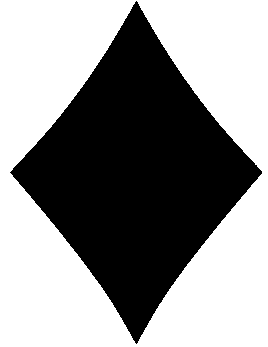
%> input picture Hu/template/diamond_flipped.png, 268 x 347 px
$ octave extract_template_hu.m   (GNU Octave 9; MATLAB toolbox functions it lacks are replaced by stand-ins)
%> lines starting %> are read from the running program, lines starting %| are printed output that depends on the picture; in (x1, y1, x2, y2) boxes, pixels count from 0 and x2, y2 are one past the last pixel; in counts of white or black regions, pixels touching at a corner belong together; the program's own positions count from 1
clear;
close all;

img_path = 'diamond_flipped.png';                      % 输入图像路径
[~, base, ~] = fileparts(img_path);              % 文件名（无扩展名）

img_rgb = imread(img_path);                      % 读取图像
%> img_rgb is the input picture: size 347x268x3 uint8; 57.3% white; 1 black region, box (x1, y1, x2, y2) and area: (10, 1, 262, 344) 39685

%% extractROI
gray  = rgb2gray(img_rgb);
blur  = imgaussfilt(gray, 1);
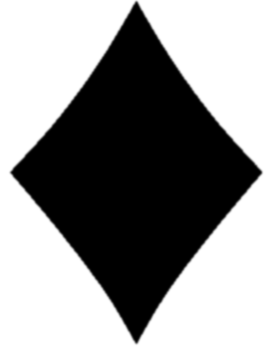
%> blur: size 347x268 uint8; min 0, max 255, mean 146.2
bin   = ~imbinarize(blur, 150/255);              % 白前景黑背景
%> bin: size 347x268 logical; 42.8% white; 1 white region
clean = bwareaopen(bin, 300);                    % 移除小区域

figure; imshow(clean); title('Binary Clean Mask');

stats = regionprops(clean, 'BoundingBox', 'Area', 'Image');
%> stats = 1 region; box (x1, y1, x2, y2) and Area: (10, 1, 262, 344) 39821
valid_stats = stats([stats.Area] > 100);
%> valid_stats has the same summary as stats
fprintf('Detected %d candidate ROIs\n', numel(valid_stats));
%| Detected 1 candidate ROIs

%% Save each ROI's Hu moments as a separate file
output_dir = 'D:\OneDrive - Rose-Hulman Institute of Technology\Rose-Hulman\course\CSSE\CSSE463\final project\try\template';                       % 输出目录
if ~exist(output_dir, 'dir')
    mkdir(output_dir);
end

for k = 1:numel(valid_stats)
    roi = valid_stats(k).Image;                  % 获取 ROI 的二值图

    figure; imshow(roi); title(sprintf('ROI %d - Binary Region', k));

    hu = computeHuMoments(roi);                  % 计算 Hu moments
    fprintf('ROI %d Hu Moments:\n', k); disp(hu);

    % 构造保存路径：<图像名>_ROI_01_hu.mat
    save_name = sprintf('%s_ROI_%02d_hu.mat', base, k);
    save(fullfile(output_dir, save_name), 'hu'); % 仅保存 hu 一个变量
end
%> this loop made 1 pass
%> (h in computeHuMoments, w in computeHuMoments, m00 in computeHuMoments, xc in computeHuMoments, yc in computeHuMoments, n20 in computeHuMoments, n02 in computeHuMoments, n11 in computeHuMoments) on pass 1: (343, 252, 39821, 126.8, 172.6, 0.0632, 0.115, -4.64e-07)
%| ROI 1 Hu Moments:
%|  Columns 1 through 6:
%|    1.7767e-01   2.6374e-03   1.4701e-06   2.1018e-07   1.1682e-13   1.0793e-08
%|  Column 7:
%|    1.4314e-15
%> pass 1, `roi = valid_stats(k).Image;`:
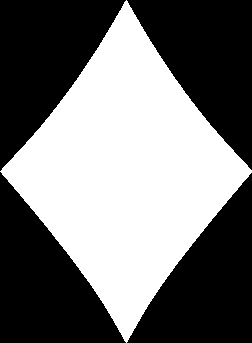
%> roi: size 343x252 logical; 46.1% white; 1 white region, box (x1, y1, x2, y2) and area: (0, 0, 252, 343) 39821

%% --- Hu moments 计算函数 ---
function hu = computeHuMoments(BW)
    BW = BW > 0;
    [h, w] = size(BW);
    [X, Y] = meshgrid(1:w, 1:h);
    BWd = double(BW);
    m00 = sum(BWd(:));
    if m00 == 0
        hu = zeros(1, 7); return;
    end
    xc = sum(sum(X .* BWd)) / m00;
    yc = sum(sum(Y .* BWd)) / m00;
    mu = @(p,q) sum(sum(((X - xc).^p) .* ((Y - yc).^q) .* BWd));
    eta = @(p,q) mu(p,q) / m00^((p + q) / 2 + 1);
    n20 = eta(2,0); n02 = eta(0,2); n11 = eta(1,1);
    n30 = eta(3,0); n12 = eta(1,2); n21 = eta(2,1); n03 = eta(0,3);
    hu = [n20 + n02, ...
         (n20 - n02)^2 + 4 * n11^2, ...
         (n30 - 3*n12)^2 + (3*n21 - n03)^2, ...
         (n30 + n12)^2 + (n21 + n03)^2, ...
         (n30 - 3*n12)*(n30 + n12)*((n30 + n12)^2 - 3*(n21 + n03)^2) + ...
         (3*n21 - n03)*(n21 + n03)*(3*(n30 + n12)^2 - (n21 + n03)^2), ...
         (n20 - n02)*((n30 + n12)^2 - (n21 + n03)^2) + ...
         4 * n11 * (n30 + n12) * (n21 + n03), ...
         (3*n21 - n03)*(n30 + n12)*((n30 + n12)^2 - 3*(n21 + n03)^2) - ...
         (n30 - 3*n12)*(n21 + n03)*(3*(n30 + n12)^2 - (n21 + n03)^2)];
end

$ run again, with Hu/template/spade.png copied over Hu/template/diamond_flipped.png
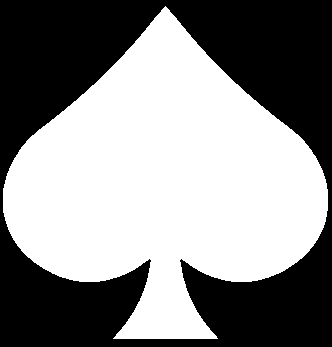
%> input picture Hu/template/spade.png, 332 x 347 px
%> img_rgb is the input picture: size 347x332x3 uint8; 53.9% white; 1 black region, box (x1, y1, x2, y2) and area: (0, 0, 332, 347) 53129
%> `blur  = imgaussfilt(gray, 1);`:
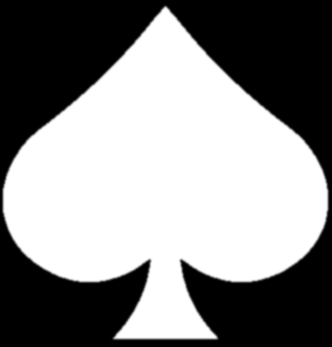
%> blur: size 347x332 uint8; min 0, max 255, mean 137.4
%> `bin   = ~imbinarize(blur, 150/255);`:
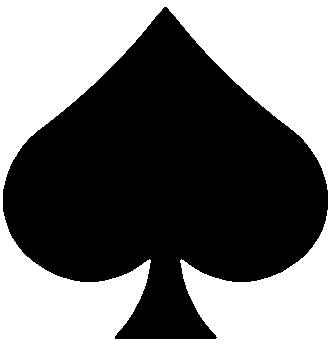
%> bin: size 347x332 logical; 46.3% white; 1 white region
%> stats = 1 region; box (x1, y1, x2, y2) and Area: (0, 0, 332, 347) 53290
%> valid_stats has the same summary as stats
%| Detected 1 candidate ROIs
%> the loop `for k = 1:numel(valid_stats)` made 1 pass
%> (h in computeHuMoments, w in computeHuMoments, m00 in computeHuMoments, xc in computeHuMoments, yc in computeHuMoments, n20 in computeHuMoments, n02 in computeHuMoments, n11 in computeHuMoments) on pass 1: (347, 332, 53290, 167, 162.5, 0.242, 0.3, 0.000209)
%> (printed output is left out)
